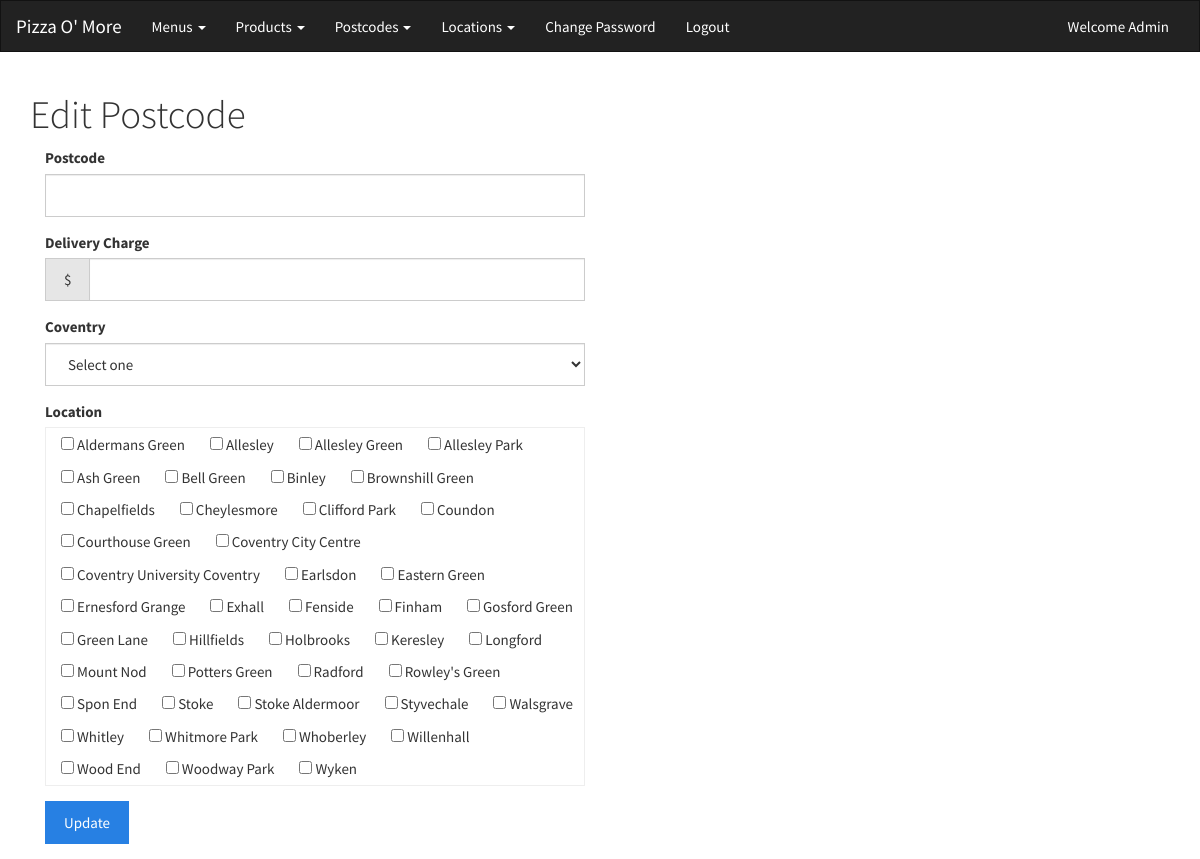
Page /admin/edit-postcode.php (signed in) on the committed database.
### tables this page shows
CREATE TABLE IF NOT EXISTS `tbl_location` (
  `id` int(11) NOT NULL AUTO_INCREMENT,
  `name` varchar(255) NOT NULL,
  `isdisplay` tinyint(1) NOT NULL DEFAULT '1',
  PRIMARY KEY (`id`)
);

### admin/edit-postcode.php (the view, shortened to what this page needs)
<?php include('top.php'); ?>
</head>
<body>
<?php include('includes/navbar.php'); ?>
<div class="container">
  	<h1>Edit Postcode</h1>
  	<?php
  		$qre = mysql_query("SELECT * FROM tbl_postcode WHERE id='".$_GET['id']."' ");
  		$res = mysql_fetch_array($qre);
  	?>
<form action="" method="post">
	<div class="col-md-6">
		<div class="form-group">
			<label for="">Postcode</label>
			<input type="text" name="postcode" class="form-control" id="" value="<?php echo $res['postcode'] ?>">
		</div>
		<div class="form-group">
			<label for="">Delivery Charge</label>
			<div class="input-group">
				<div class="input-group-addon">$</div>
				<input type="text" name="delivery_charge" class="form-control" id="" value="<?php echo $res['delivery_charge'] ?>">
			</div>
		</div>
		<div class="form-group">
			<label for="">Coventry</label>
			<select name="coventry" id="coventry" class="form-control">
				<option value="">Select one</option>
			</select>
		</div>
		<div class="form-group">
			<label for="">Location</label>
			<div class="loc">
				<?php
					$qre1 = mysql_query("SELECT * FROM tbl_location ORDER BY name ASC");
					$loc_id = explode(",", $res['locations']);
					$sel = '';
					while($res1 = mysql_fetch_array($qre1)) {
						if(in_array($res1['id'], $loc_id)) {
							$sel = "checked";
						} else {
							$sel = "";
						}
						echo '<span class="tag"><input type="checkbox" name="loc[]" value="'.$res1['id'].'" '.$sel.'/>&nbsp;'.$res1['name'].'</span>';
					}
				?>
				<br clear="all"/>
			</div>
		</div>
		<div class="form-group">
			<input type="submit" name="submit" value="Update" class="btn btn-primary">
		</div>
	</div>
</form>
</div>
</body>
</html>

### admin/edit-postcode.php (style rules this page uses)
.loc { width:540px; border: 1px solid #EEE; }
.loc .tag { float: left; margin: 5px 10px 5px 15px; }

### rows in the picture
tbl_location: name "Aldermans Green"
tbl_location: name "Allesley"
tbl_location: name "Allesley Green"
tbl_location: name "Allesley Park"
tbl_location: name "Ash Green"
tbl_location: name "Bell Green"
tbl_location: name "Binley"
tbl_location: name "Brownshill Green"
tbl_location: name "Chapelfields"
tbl_location: name "Cheylesmore"
tbl_location: name "Clifford Park"
tbl_location: name "Coundon"
tbl_location: name "Courthouse Green"
tbl_location: name "Coventry City Centre"
tbl_location: name "Coventry University Coventry"
tbl_location: name "Earlsdon"
tbl_location: name "Eastern Green"
tbl_location: name "Ernesford Grange"
tbl_location: name "Exhall"
tbl_location: name "Fenside"
tbl_location: name "Finham"
tbl_location: name "Gosford Green"
tbl_location: name "Green Lane"
tbl_location: name "Hillfields"
tbl_location: name "Holbrooks"
tbl_location: name "Keresley"
tbl_location: name "Longford"
tbl_location: name "Mount Nod"
tbl_location: name "Potters Green"
tbl_location: name "Radford"
tbl_location: name "Rowley's Green"
tbl_location: name "Spon End"
tbl_location: name "Stoke"
tbl_location: name "Stoke Aldermoor"
tbl_location: name "Styvechale"
tbl_location: name "Walsgrave"
tbl_location: name "Whitley"
tbl_location: name "Whitmore Park"
tbl_location: name "Whoberley"
tbl_location: name "Willenhall"
tbl_location: name "Wood End"
tbl_location: name "Woodway Park"
tbl_location: name "Wyken"
